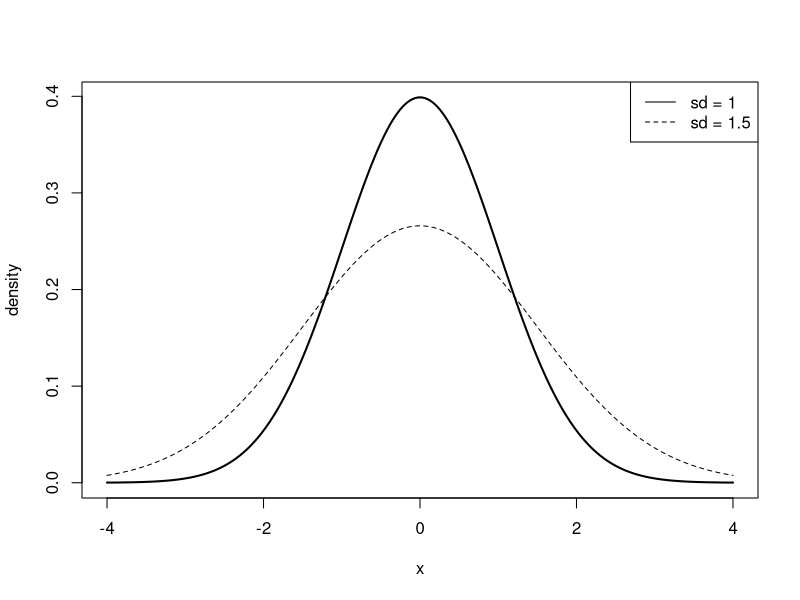
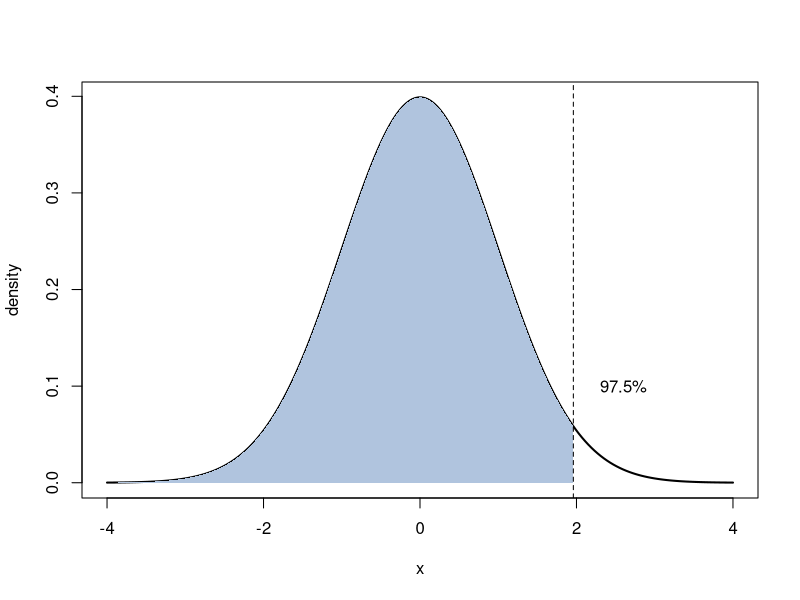
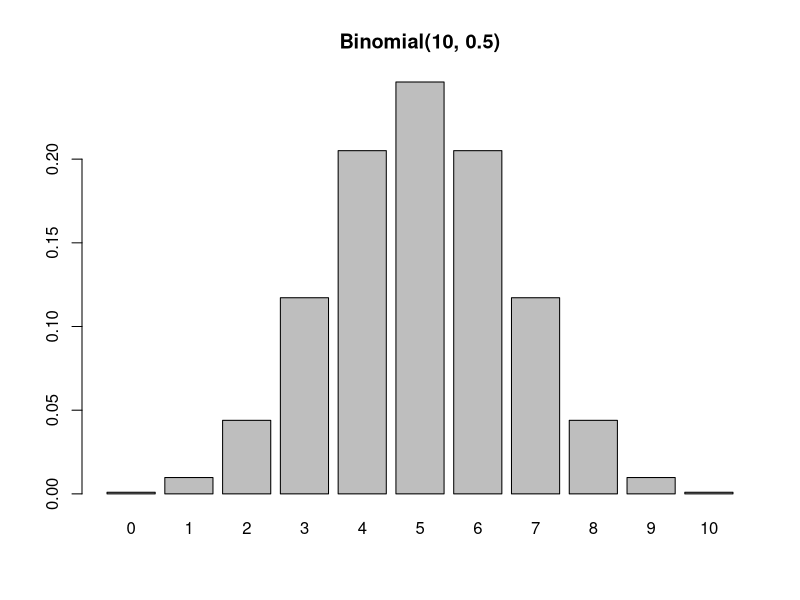

Source code (R) for these figures, in order:
## ---- chunk 1
knitr::opts_chunk$set(fig.align = "center")
## ---- chunk 2
dnorm(0)              # standard normal density at 0
pnorm(1.96)           # P(Z <= 1.96)
qnorm(0.975)          # the famous 1.96, recovered
set.seed(1); rnorm(3) # three random normals
## ---- chunk 3
x <- seq(-4, 4, length.out = 200)
plot(x, dnorm(x), type = "l", lwd = 2, ylab = "density")
lines(x, dnorm(x, sd = 1.5), lty = 2)
legend("topright", c("sd = 1", "sd = 1.5"), lty = 1:2)
## ---- chunk 4
x <- seq(-4, 4, length.out = 200)
plot(x, dnorm(x), type = "l", lwd = 2, ylab = "density")
xs <- seq(-4, qnorm(0.975), length.out = 120)
polygon(c(xs, rev(xs)), c(dnorm(xs), rep(0, 120)),
        col = "lightsteelblue", border = NA)
abline(v = qnorm(0.975), lty = 2)
text(2.6, 0.1, "97.5%")
## ---- chunk 5
punif(0.5)                  # uniform on [0,1]
pexp(1, rate = 1)           # exponential
pt(2.086, df = 20)          # Student's t
pchisq(3.84, df = 1)        # chi-squared
pf(4.35, df1 = 2, df2 = 20) # F
## ---- chunk 6
dbinom(7, size = 10, prob = 0.5)   # exactly 7 heads in 10 tosses
pbinom(7, size = 10, prob = 0.5)   # at most 7
dpois(3, lambda = 2)               # Poisson: 3 events when mean is 2
dgeom(2, prob = 0.2)               # first success on 3rd trial
dhyper(2, m = 4, n = 8, k = 3)     # sampling without replacement
## ---- chunk 7
barplot(dbinom(0:10, 10, 0.5), names.arg = 0:10,
        main = "Binomial(10, 0.5)")
## ---- chunk 8
set.seed(2026)
rbinom(5, size = 10, prob = 0.3)
sample(c("H", "T"), 5, replace = TRUE)
## ---- chunk 9
set.seed(7)
sims <- replicate(10000, max(sample(1:6, 5, replace = TRUE)))
mean(sims == 6)
1 - (5/6)^5          # exact answer, for comparison
